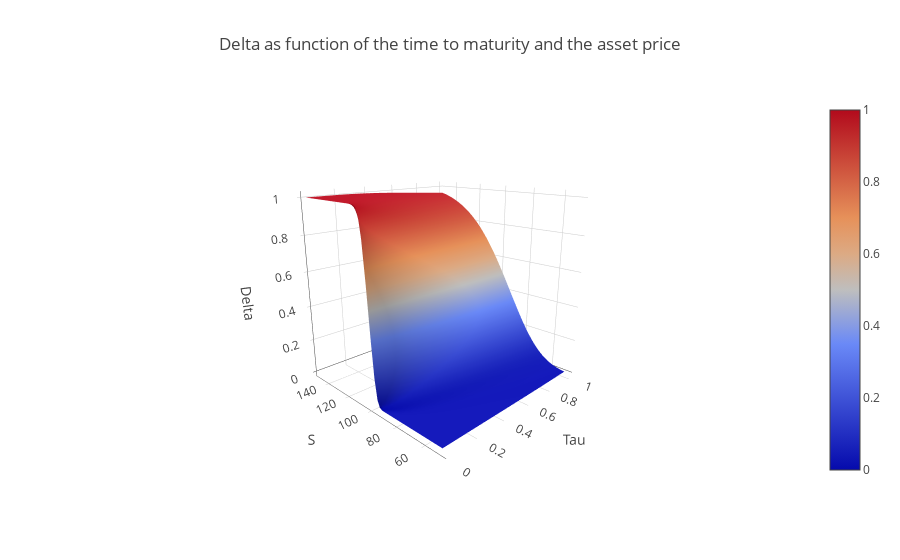

The cell this chart's notebook holds for it:
### Code cell
layout = go.Layout(title='Delta as function of the time to maturity and the asset price', 
                   scene = dict(xaxis_title = 'Tau', yaxis_title = 'S', zaxis_title = 'Delta', 
                                camera_eye = dict(x=-1.6, y=-1.6, z=0.7)))

fig = go.Figure(data=[go.Surface(z=Delta, x=Tau_grid, y=S_grid)], layout=layout)

iplot(fig)

plot(fig, filename='Delta.html')

### Figure 1 — Plotly figure (JSON) as saved in the notebook; plotly's stock layout.template omitted (floating-point values rounded to 4 significant figures; data arrays with more than 128 entries replaced by an {"elided": "..."} marker saying what was removed)
{"data": [{"type": "surface", "uid": "3d462db6-cd30-4b3a-b2a6-1429876e3ecf", "x": [0.01, 0.02678, 0.04356, 0.06034, 0.07712, 0.0939, 0.1107, 0.1275, 0.1442, 0.161, 0.1778, 0.1946, 0.2114, 0.2281, 0.2449, 0.2617, 0.2785, 0.2953, 0.312, 0.3288, 0.3456, 0.3624, 0.3792, 0.3959, 0.4127, 0.4295, 0.4463, 0.4631, 0.4798, 0.4966, 0.5134, 0.5302, 0.5469, 0.5637, 0.5805, 0.5973, 0.6141, 0.6308, 0.6476, 0.6644, 0.6812, 0.698, 0.7147, 0.7315, 0.7483, 0.7651, 0.7819, 0.7986, 0.8154, 0.8322, 0.849, 0.8658, 0.8825, 0.8993, 0.9161, 0.9329, 0.9497, 0.9664, 0.9832, 1], "y": [50, 51.69, 53.39, 55.08, 56.78, 58.47, 60.17, 61.86, 63.56, 65.25, 66.95, 68.64, 70.34, 72.03, 73.73, 75.42, 77.12, 78.81, 80.51, 82.2, 83.9, 85.59, 87.29, 88.98, 90.68, 92.37, 94.07, 95.76, 97.46, 99.15, 100.8, 102.5, 104.2, 105.9, 107.6, 109.3, 111.0, 112.7, 114.4, 116.1, 117.8, 119.5, 121.2, 122.9, 124.6, 126.3, 128.0, 129.7, 131.4, 133.1, 134.7, 136.4, 138.1, 139.8, 141.5, 143.2, 144.9, 146.6, 148.3, 150.0], "z": {"elided": "60x60 float values"}}], "layout": {"scene": {"camera": {"eye": {"x": -1.6, "y": -1.6, "z": 0.7}}, "xaxis": {"title": {"text": "Tau"}}, "yaxis": {"title": {"text": "S"}}, "zaxis": {"title": {"text": "Delta"}}}, "title": {"text": "Delta as function of the time to maturity and the asset price"}}}
